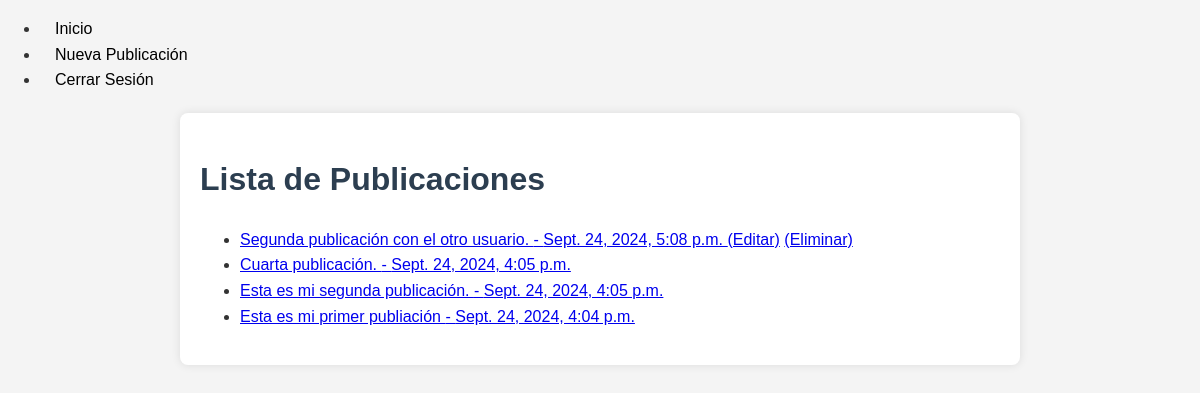
Screenshot of /posts/ (signed in) with the database file from the repository.
### post/models.py (models this page shows, shortened)
class Post(models.Model):
    title = models.CharField(max_length=200)
    content = models.TextField()
    pub_date = models.DateTimeField(auto_now_add=True)
    author = models.ForeignKey(User, on_delete=models.CASCADE)

### post/views.py (the view)
# urls.py: path('', views.post_list, name='post_list'),  # Listar publicaciones
def post_list(request):
    posts = Post.objects.all().order_by('-pub_date')  # Ordenar por fecha de publicación descendente
    return render(request, 'post_list.html', {'posts': posts})

### post/templates/post_list.html (shortened to what this page needs)
{% extends 'base.html' %}
{% block content %}
    <h1>Lista de Publicaciones</h1>
    <ul>
        {% for post in posts %}
            <li>
                <a href="{% url 'post_detail' post.id %}">
                    {{ post.title }} - {{ post.pub_date }}
                </a>
                {% if post.author == user %}
                    <a href="{% url 'post_edit' post.id %}">(Editar)</a>
                    <a href="{% url 'post_delete' post.id %}">(Eliminar)</a>
                {% endif %}
            </li>
        {% empty %}
            <li>No hay publicaciones todavía.</li>
        {% endfor %}
    </ul>
{% endblock %}

### post/static/styles.css (style rules this page uses)
body { font-family: Arial, sans-serif; line-height: 1.6; margin: 0; padding: 0; background-color: #f4f4f4; color: #333; }
h1, h2, h3 { color: #2c3e50; }

### rows the page displays
Post: title "Segunda publicación con el otro usuario.", pub_date "Sept. 24, 2024, 5:08 p.m.", shows "(Editar)"
Post: title "Cuarta publicación.", pub_date "Sept. 24, 2024, 4:05 p.m."
Post: title "Esta es mi segunda publicación.", pub_date "Sept. 24, 2024, 4:05 p.m."
Post: title "Esta es mi primer publiación", pub_date "Sept. 24, 2024, 4:04 p.m."
